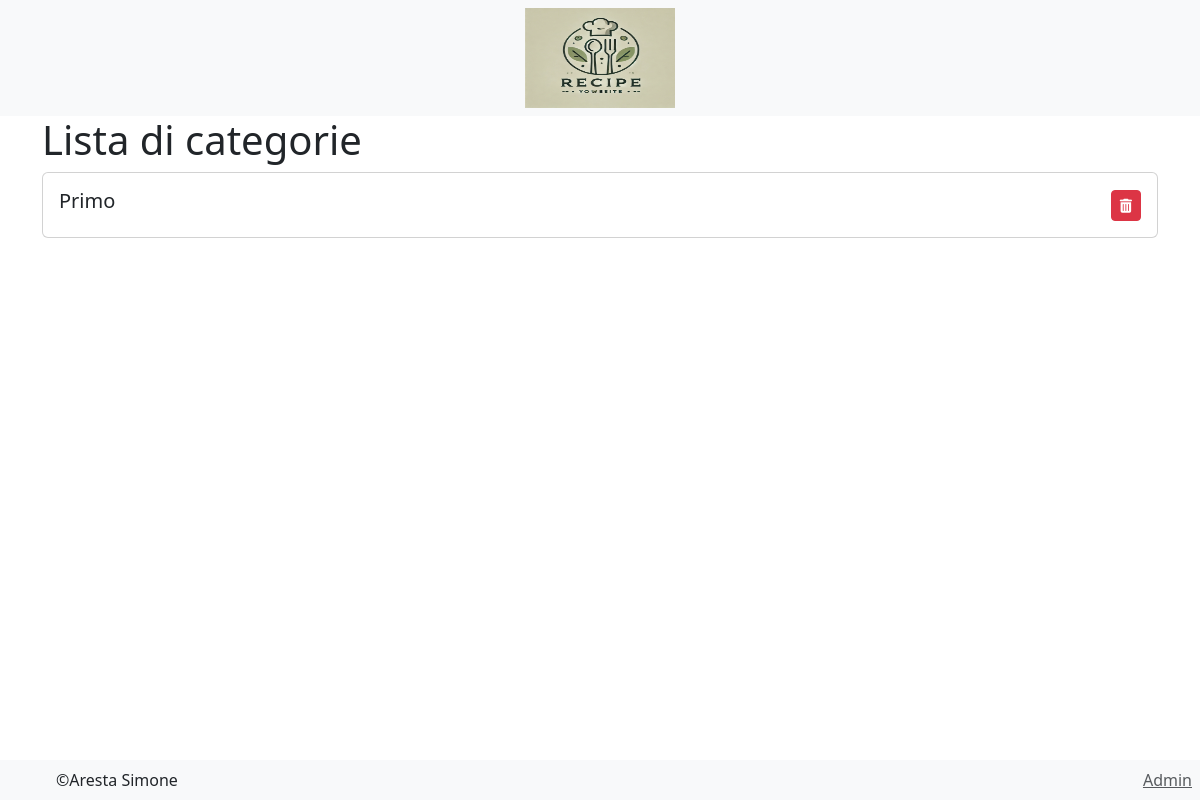
/recipe/listCategories/, run on an earlier commit of the app's database.
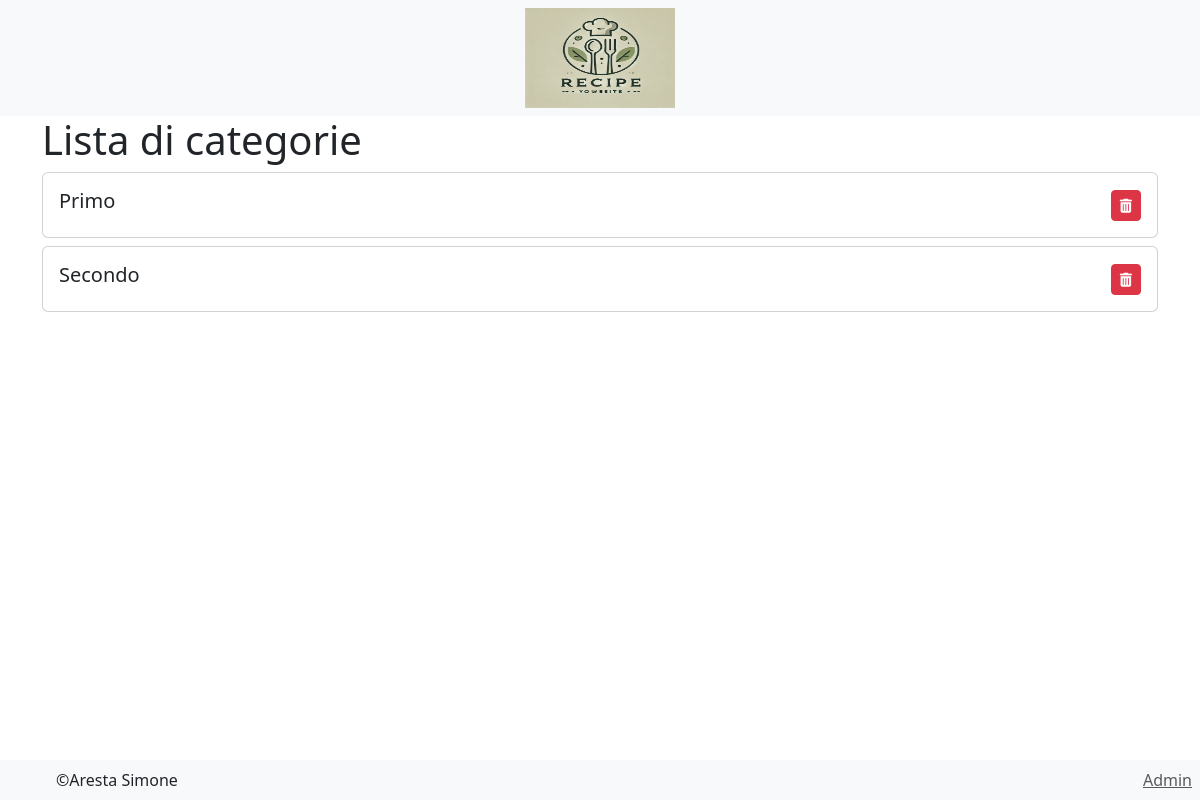
And on a later commit of the database.
### recipe/models.py (models this page shows)
class Category(models.Model):
    name = models.CharField(max_length=255, unique=True)
    def __str__(self):
        return self.name

### recipe/views.py (the view)
# urls.py: path('listCategories/', CategoryListView.as_view(), name='list_categories'),
class CategoryListView(ListView):
    model = Category
    template_name = 'recipe/categoryList.html'
    def get_queryset(self):
        return Category.objects.all().order_by('name')

### recipe/templates/recipe/categoryList.html (shortened to what this page needs)
{% extends 'base.html' %}
{% load static %}
{% block content %}
    {% include 'head.html' %}
    <div class="container">
        <h1>Lista di categorie</h1>
        {% for i in object_list %}
            <div class="card my-2 category-card" data-id="{{ i.id }}">
                <div class="card-body d-flex justify-content-between align-items-center">
                    <div>
                        <h5 class="card-title category-name">{{ i.name }}</h5>
                    </div>
                    <button class="btn btn-danger btn-sm delete-category">
                        <i class="fas fa-trash-alt"></i>
                    </button>
                </div>
            </div>
        {% endfor %}
    </div>
    {% include 'footer.html' %}
{% endblock %}

What changed in the data, as far as the page shows it:
added Category: name "Secondo"
